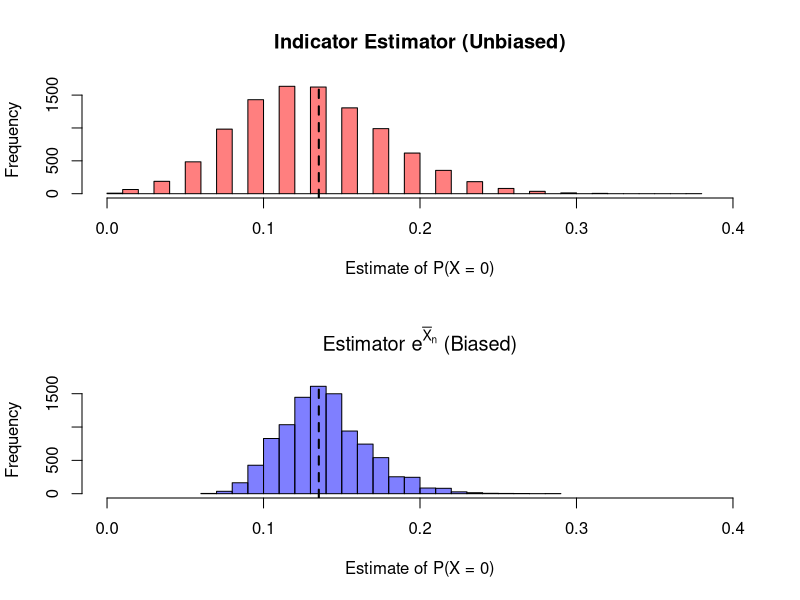

R code for this plot:
# 1. Setup
set.seed(238)      # For reproducibility
n_sims <- 10000     # Number of experiments
n <- 50             # Sample size per experiment
lambda <- 2         # True lambda
true_p0 <- exp(-lambda) # True Probability P(X=0) approx 0.1353

# Vectors to store our estimates
est_indicator <- numeric(n_sims)
est_mle <- numeric(n_sims)

# Simulation
for(i in 1:n_sims) {
  x <- rpois(n, lambda)
  
  # Estimator 1: The Indicator (Count zeros / n)
  est_indicator[i] <- mean(x == 0)
  
  # Estimator 2: The MLE (e^-mean)
  est_mle[i] <- exp(-mean(x))
}

calc_mse <- function(estimates, truth) { mean((estimates - truth)^2) }

# Print comparisons
cat("True P(X=0):", round(true_p0, 5), "\n\n")

cat("--- Indicator Estimator ---\n")
cat("Mean Estimate:", round(mean(est_indicator), 5), "\n")
cat("Variance:     ", round(var(est_indicator), 5), "\n")
cat("MSE:          ", round(calc_mse(est_indicator, true_p0), 5), "\n\n")

cat("--- MLE Estimator ---\n")
cat("Mean Estimate:", round(mean(est_mle), 5), "\n")
cat("Variance:     ", round(var(est_mle), 5), "\n")
cat("MSE:          ", round(calc_mse(est_mle, true_p0), 5), "\n")

cat("--- Efficiency ---\n")
cat("Ratio of Variances (MLE / Indicator):", 
    round(var(est_mle) / var(est_indicator), 3))
# Visualizing the difference
par(mfrow=c(2,1))
xlims <- c(0, 0.4) # Fixed range for easy comparison

hist(est_indicator, breaks=30, xlim=xlims, col=rgb(1,0,0,0.5), 
     main="Indicator Estimator (Unbiased)", xlab="Estimate of P(X = 0)")
abline(v=true_p0, col="black", lwd=2, lty=2)

hist(est_mle, breaks=30, xlim=xlims, col=rgb(0,0,1,0.5), 
     main=expression(paste("Estimator ", e^{bar(X)[n]}, " (Biased)")),
     xlab="Estimate of P(X = 0)")
abline(v=true_p0, col="black", lwd=2, lty=2)

